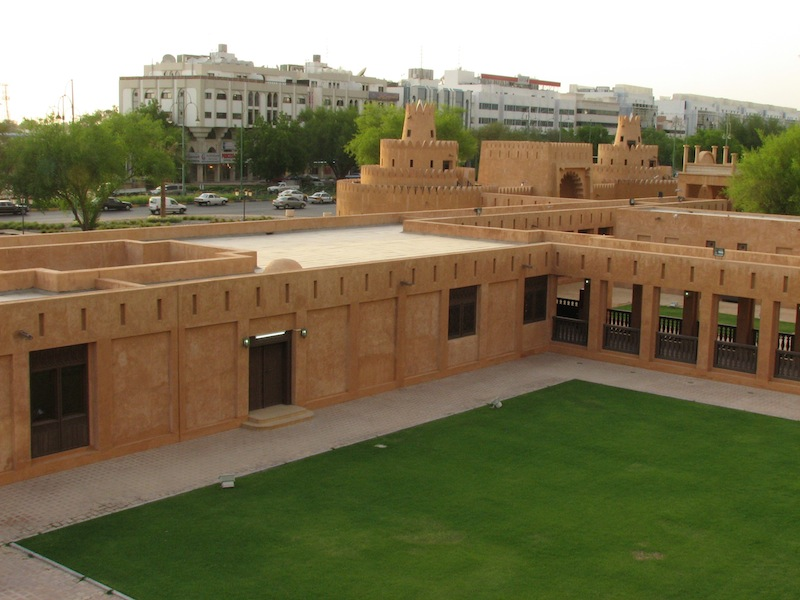
#> input picture hw3_release/Image1.jpg, 800 x 600 px
$ python -i panorama.py   (imports and definitions only)
#> lines starting #> are read from the running program, lines starting #| are printed output that depends on the picture
import numpy as np
from skimage import filters
from skimage.util.shape import view_as_blocks
from scipy.spatial.distance import cdist
from scipy.ndimage.filters import convolve

from utils import pad, unpad
import random


def harris_corners(img, window_size=3, k=0.04):
    """
    Compute Harris corner response map. Follow the math equation
    R=Det(M)-k(Trace(M)^2).

    Hint:
        You may use the function scipy.ndimage.filters.convolve,
        which is already imported above

    Args:
        img: Grayscale image of shape (H, W)
        window_size: size of the window function
        k: sensitivity parameter

    Returns:
        response: Harris response image of shape (H, W)
    """

    H, W = img.shape
    window = np.ones((window_size, window_size))

    response = np.zeros((H, W))

    dx = filters.sobel_v(img)
    dy = filters.sobel_h(img)

    ### YOUR CODE HERE
    Ix2 = convolve(dx ** 2,window)
    Iy2 = convolve(dy ** 2,window)
    Ixy = convolve(dx * dy,window)

    for i in range(H):
        for j in range(W):
            M = np.array([[Ix2[i,j],Ixy[i,j]],[Ixy[i,j],Iy2[i,j]]])
            response[i,j] = np.linalg.det(M) - k * np.trace(M ** 2)
    ### END YOUR CODE

    return response


# [218 lines left out: functions simple_descriptor, describe_keypoints, match_descriptors, fit_affine_matrix, ransac, hog_descriptor, not called in this run]

>>> import cv2
>>> picture = cv2.imread('Image1.jpg', cv2.IMREAD_GRAYSCALE)
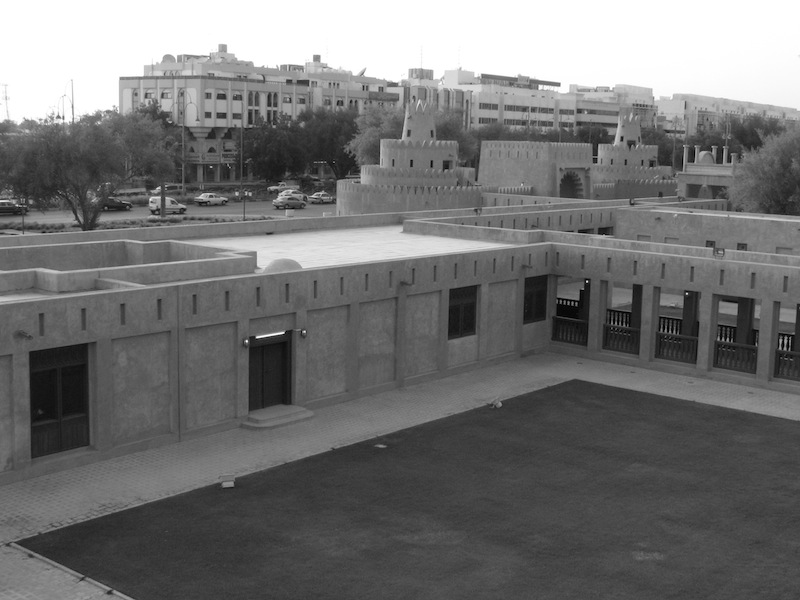
#> picture: shape (600, 800); min 0, max 255, mean 114.6
>>> result = harris_corners(picture)
#> in harris_corners, `dx = filters.sobel_v(img)`:
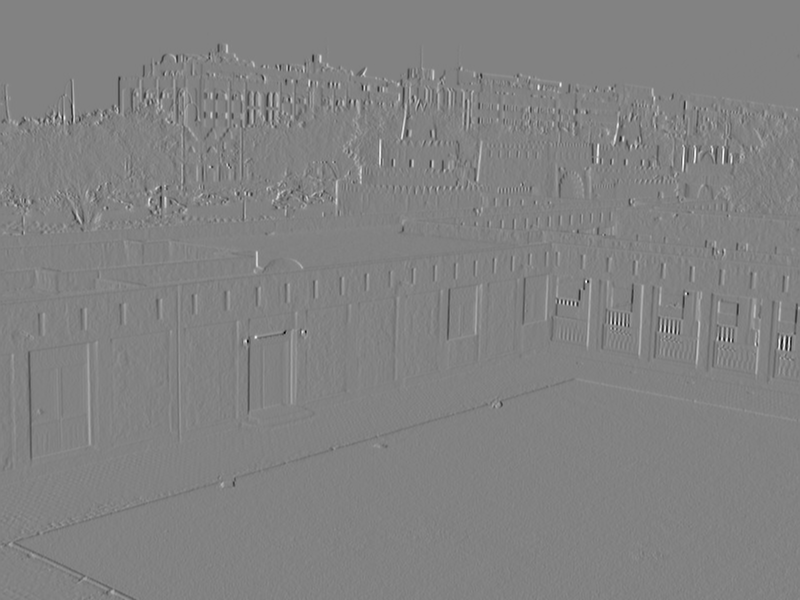
#> dx: shape (600, 800) float64; min -0.673, max 0.644, mean -0.000192; drawn with min black and max white
#> in harris_corners, `dy = filters.sobel_h(img)`:
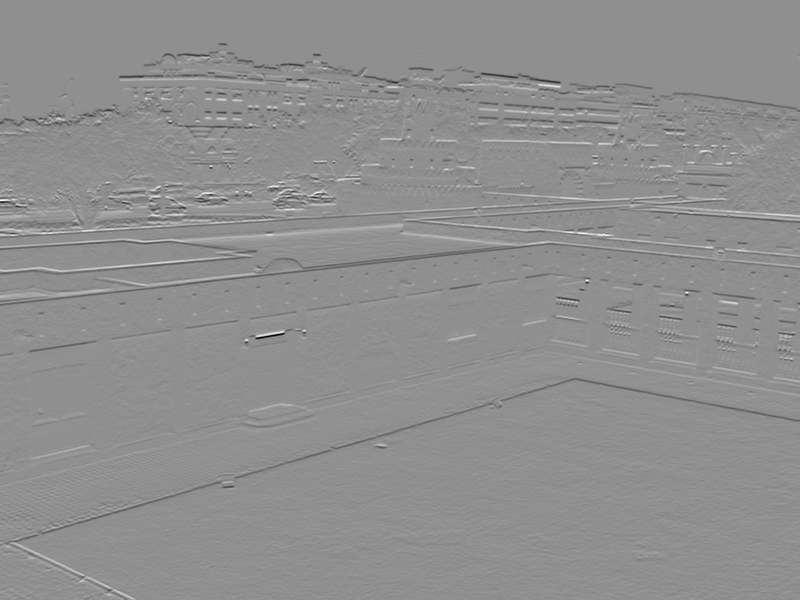
#> dy: shape (600, 800) float64; min -0.875, max 0.676, mean -0.00229; drawn with min black and max white
#> in harris_corners, `Ix2 = convolve(dx ** 2,window)`:
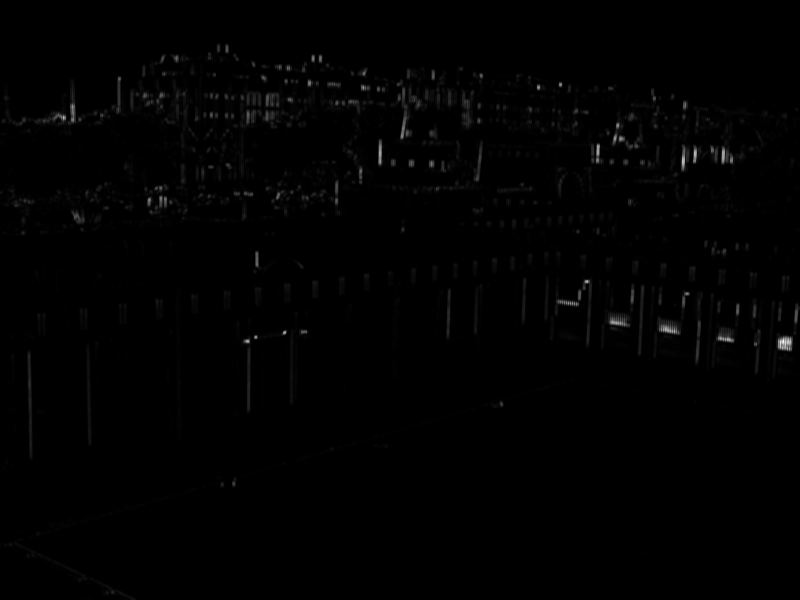
#> Ix2: shape (600, 800) float64; min 0, max 2.08, mean 0.0153; drawn with min black and max white
#> in harris_corners, `Iy2 = convolve(dy ** 2,window)`:
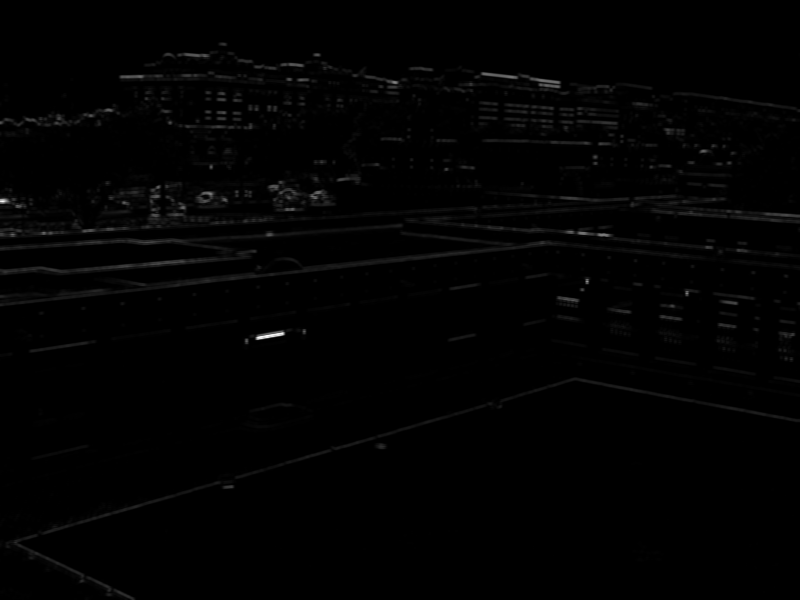
#> Iy2: shape (600, 800) float64; min 0, max 3.06, mean 0.0286; drawn with min black and max white
#> in harris_corners, `Ixy = convolve(dx * dy,window)`:
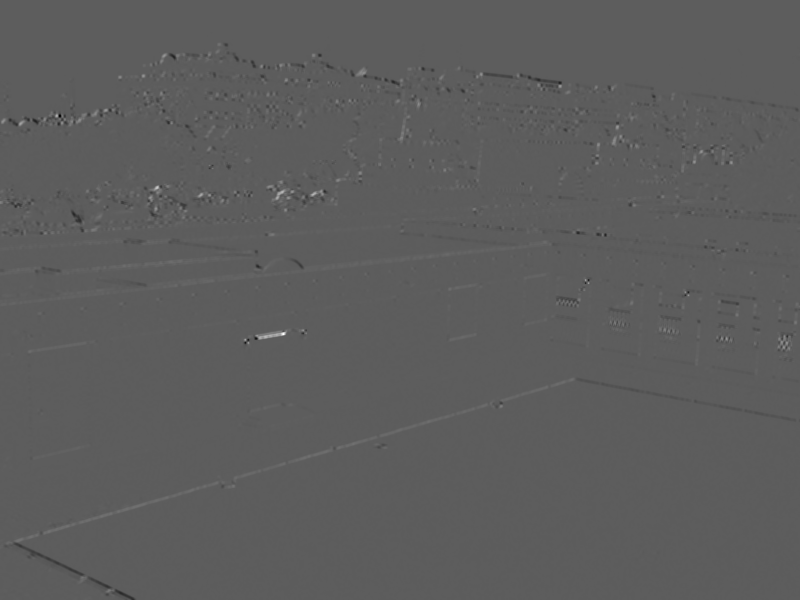
#> Ixy: shape (600, 800) float64; min -0.52, max 0.905, mean 0.00036; drawn with min black and max white

$ run again, on hw3_release/Image2.jpg
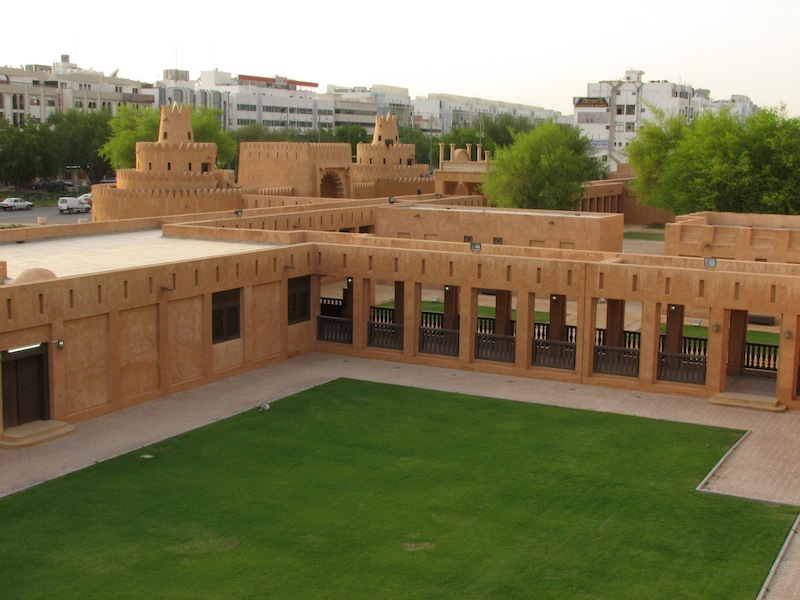
#> input picture hw3_release/Image2.jpg, 800 x 600 px
#> in harris_corners, `Iy2 = convolve(dy ** 2,window)`:
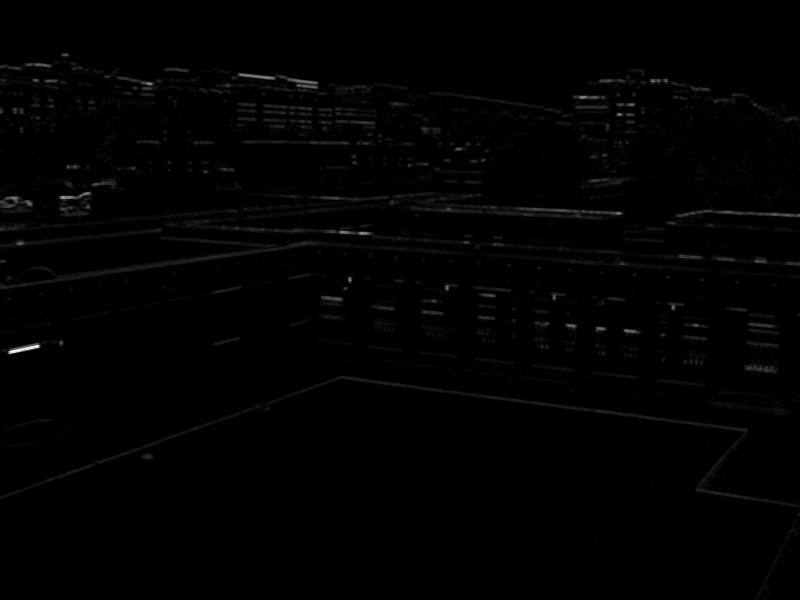
#> Iy2: shape (600, 800) float64; min 0, max 3.04, mean 0.0261; drawn with min black and max white
#> in harris_corners, `Ixy = convolve(dx * dy,window)`:
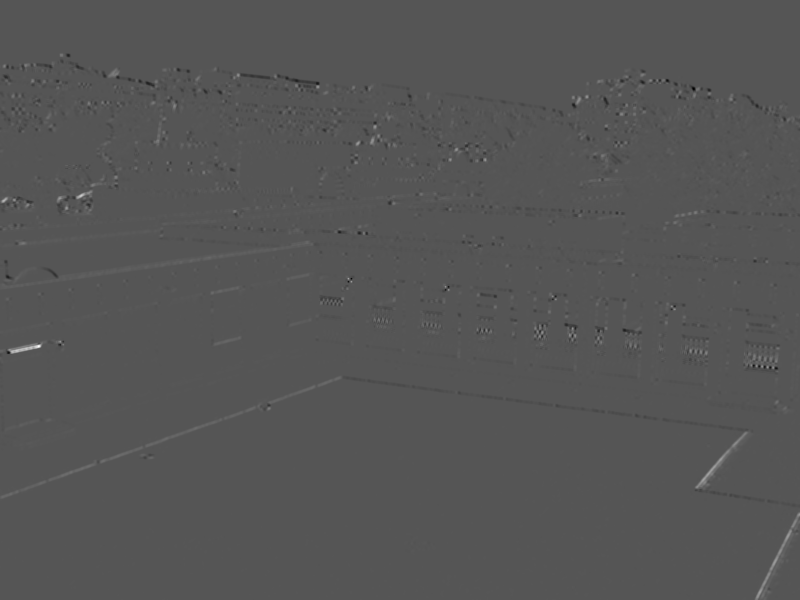
#> Ixy: shape (600, 800) float64; min -0.439, max 0.869, mean 0.00055; drawn with min black and max white

$ run again, on hw3_release/uttower2.jpg
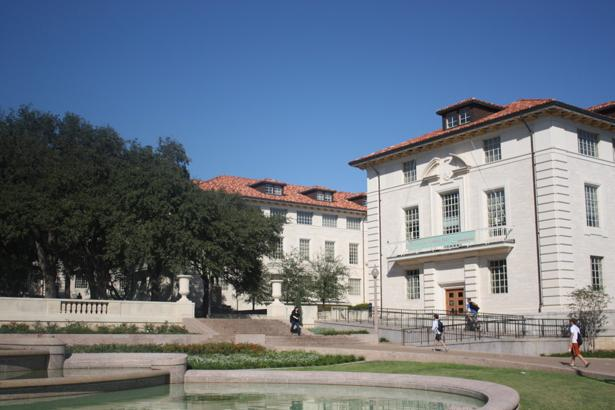
#> input picture hw3_release/uttower2.jpg, 615 x 410 px
#> in harris_corners, `Ixy = convolve(dx * dy,window)`:
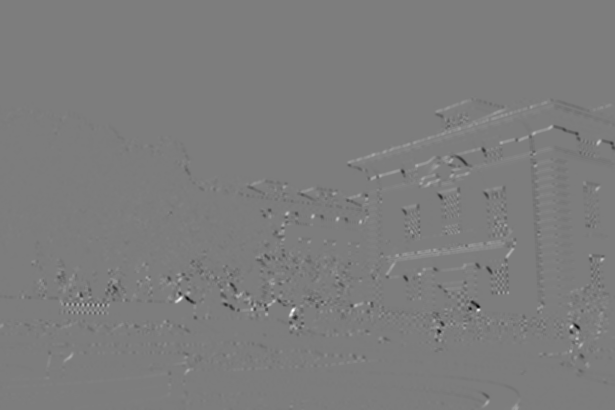
#> Ixy: shape (410, 615) float64; min -1.18, max 1.23, mean -0.000128; drawn with min black and max white
#> after the loop in harris_corners, `for i in range(H):`:
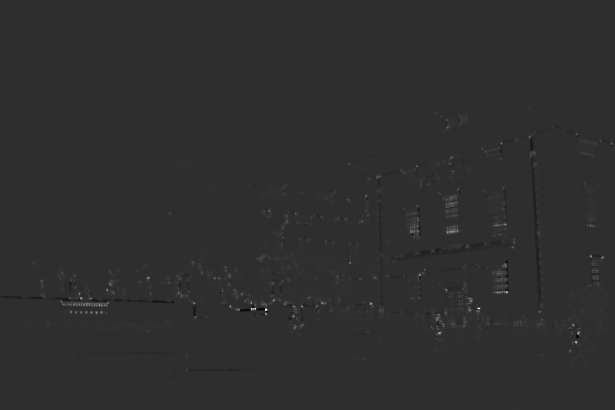
#> response: shape (410, 615) float64; min -0.315, max 1.4, mean 0.00236; drawn with min black and max white
